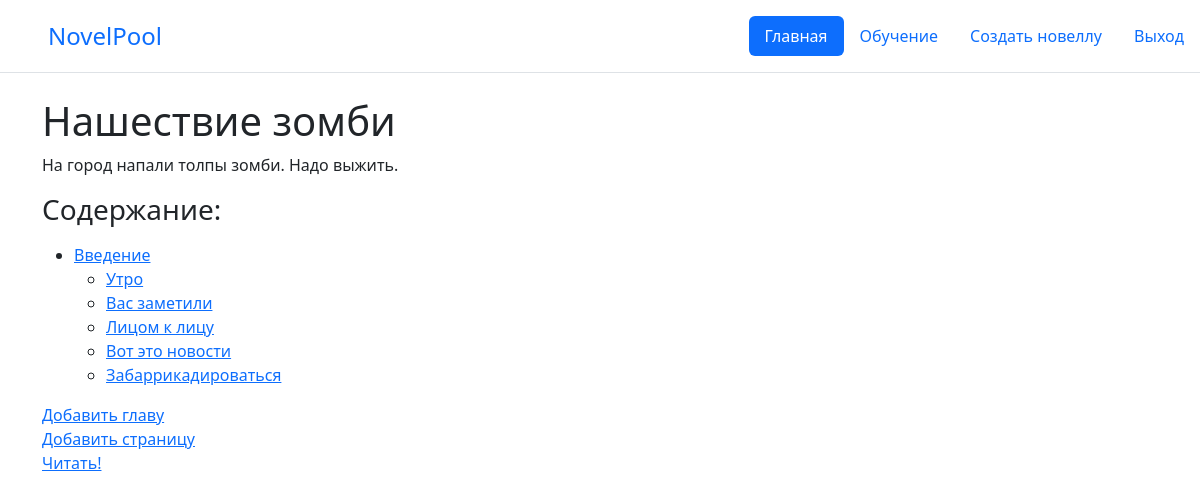
Page /novel/12/ (signed in) on the committed database.
### novelpoolapp/models.py (models this page shows, shortened)
class Novel(models.Model):
    name = models.CharField('Название', max_length=200)
    description = models.TextField('Описание')
    status = models.IntegerField('Статус',default=1)
    owner = models.ForeignKey(User, on_delete=models.CASCADE, verbose_name='Владелец')
    def getFirstPage(self):
        first_page = self.page_set.filter(is_first=True).first()
        return first_page
    def hasFirstPage(self):
        return not self.getFirstPage() is None
    class Meta:
        verbose_name = 'Новелла'
        verbose_name_plural = 'Новеллы'
    def getOwner(self):
        return self.owner

class Chapter(models.Model):
    name = models.CharField('Название', max_length=20)
    novel = models.ForeignKey(Novel, on_delete=models.CASCADE, verbose_name='Новелла')
    class Meta:
        verbose_name = 'Глава'
        verbose_name_plural = 'Главы'

class Page(models.Model):
    name = models.CharField('Название', max_length=20)
    text = models.TextField('Текст')
    chapter = models.ForeignKey(Chapter, on_delete=models.CASCADE, verbose_name='Глава')
    novel = models.ForeignKey(Novel, on_delete=models.CASCADE, verbose_name='Новелла')
    is_first = models.BooleanField('Является первой страницей', default=False)
    class Meta:
        verbose_name = 'Страница'
        verbose_name_plural = 'Страницы'

### novelpoolapp/views.py (the view)
# urls.py: path('novel/<int:novel_id>/', novel, name='novel'),
@login_required
def novel(request, novel_id):
    novel = Novel.objects.filter(id=novel_id).first()
    user = request.user
    isOwner = novel.getOwner() == user
    context = {
        'novel':novel,
        'isOwner':isOwner
    }
    return render(request, 'novelpool/novel.html', context=context)

### novelpoolapp/templates/novelpool/novel.html (shortened to what this page needs)
{% extends 'base.html' %}
{% block content %}
<h1>{{novel.name}}</h1>
{{novel.description}}
<p><h3>Содержание:</h3></p>
<ul>
    {% for chapter in novel.chapter_set.all %}
    <li>
        <a href="{% url 'chapter' novel_id=novel.id chapter_id=chapter.id %}">{{ chapter.name }}</a>
        <ul>
            {% for page in chapter.page_set.all %}
                <li>
                    <a href="{% url 'page' novel_id=novel.id page_id=page.id %}">{{page.name}}</a>
                </li>
            {% endfor %}
        </ul>
    </li>
    {% endfor %}
</ul>
{% if isOwner %}
    <a href ="{% url 'create_chapter' novel_id=novel.id %}">Добавить главу</a><br>
    <a href = "{% url 'create_page' novel_id=novel.id %}">Добавить страницу</a><br>
{% endif %}
{% if novel.hasFirstPage %}
    <a href = "{% url 'read' novel_id=novel.id page_id=novel.getFirstPage.id %}">Читать!</a>
{% endif %}
{% endblock %}

### rows in the picture
Novel: name "Нашествие зомби", description "На город напали толпы зомби. Надо выжить."
Chapter: name "Введение"
Page: name "Утро"
Page: name "Вас заметили"
Page: name "Лицом к лицу"
Page: name "Вот это новости"
Page: name "Забаррикадироваться"
